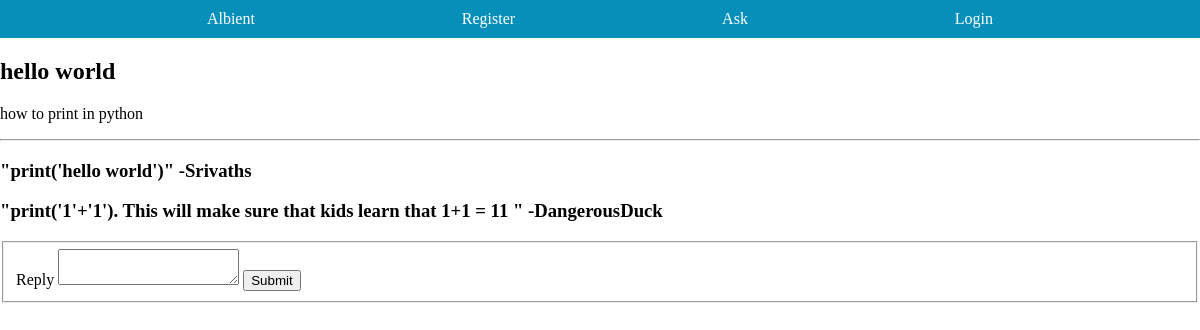
/view_question?id=3, run on the app's committed database.
### albient/models.py (models this page shows)
class Question(db.Model):
    id = sa.Column(sa.Integer, primary_key=True, unique=True)
    title = sa.Column(sa.String(64))
    content = sa.Column(sa.Text)
    user_id = sa.Column(sa.Integer, sa.ForeignKey("user.id"))
    comments = relationship("Comment", backref="question", lazy=True)

class Comment(db.Model):
    id = sa.Column(sa.Integer, primary_key=True, unique=True)
    content = sa.Column(sa.Text)
    question_id = sa.Column(sa.Integer, sa.ForeignKey("question.id"))
    user_id = sa.Column(sa.Integer, sa.ForeignKey("user.id"))

class User(db.Model, UserMixin):
    id = sa.Column(sa.Integer, primary_key=True, unique=True)
    email = sa.Column(sa.String(320))
    username = sa.Column(sa.String(64), nullable=False, unique=True)
    display_name = sa.Column(sa.String(32))
    password = sa.Column(sa.String(64), nullable=False)
    rep_points = sa.Column(sa.Integer)
    questions = relationship("Question", backref="op", lazy=True)
    replies = relationship("Comment", backref="op", lazy=True)

### albient/routes.py (the view)
@app.route("/view_question", methods=["GET", "POST"])
def view_question():
    post_id = request.args.get("id")
    question = Question.query.filter_by(id=post_id).first()
    assert question is not None
    replies = Comment.query.filter_by(question=question).all()
    form = ReplyPostForm()
    if form.validate_on_submit():
        reply = Comment(content=form.content.data, question=question, op=current_user)
        db.session.add(reply)
        db.session.commit()
        flash("Reply added")
        return redirect(url_for('view_question', id=question.id))
    return render_template("view_question.html", form=form, title="Reply", question=question, replies=replies)

### albient/forms.py
class ReplyPostForm(FlaskForm):
    content = TextAreaField("Reply")
    submit = SubmitField()

### albient/templates/view_question.html (shortened to what this page needs)
{% extends 'base.html' %}
{% block content %}
<div>
  <h2> {{ question.title }} </h2>
  <p> {{ question.content }}
    <hr>
  <div class="replies">
    {% for reply in replies %}
    <div class="reply">
      <h3>"{{ reply.content }}" -{{ reply.op.display_name }}</h3>
    </div>
    {% endfor %}
  </div>
</div>
<div class="reply-form">
  <form action="" method="POST">
    <fieldset>
      {{ form.content.label }}
      {% if form.content.errors %}
      {{ form.content() }}
      {% for error in form.content.errors %}
      <p class="form-error">{{ error }}</p>
      {% endfor %}
      {% else %}
      {{ form.content() }}
      {% endif %}
      {{ form.submit() }}
    </fieldset>
  </form>
</div>
{% endblock %}

### albient/static/style.css (style rules this page uses)
body { margin: 0; padding: 0; font-family: 'Space Mono'; }

### data on the page
Question: title "hello world", content "how to print in python"
Comment: content "print('hello world')", op.display_name "Srivaths"
Comment: content "print('1'+'1'). This will make sure that kids learn that 1+1 = 11", op.display_name "DangerousDuck"
